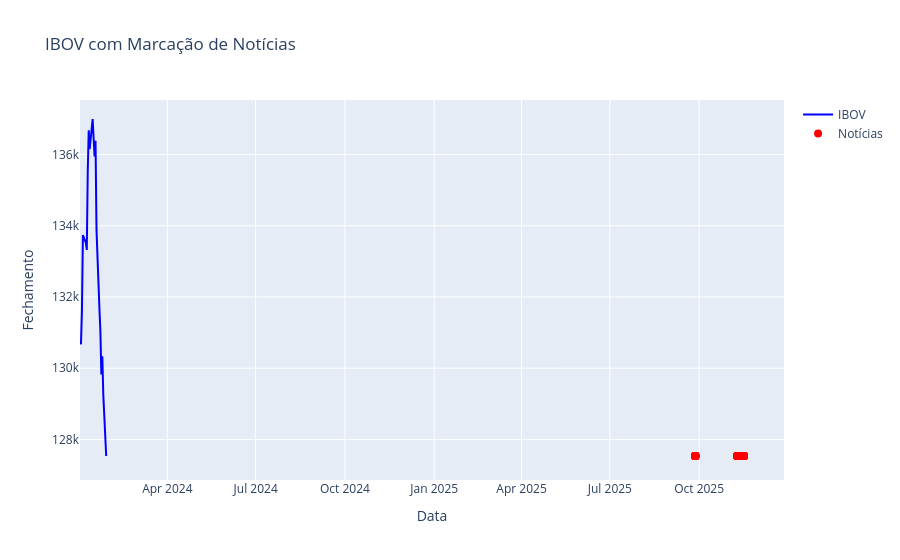

Here is the notebook cell this chart was saved with:
### Code cell
# 5. Visualização do Ibovespa com marcação de notícias
ibov_file = os.path.join(PROC_PATH, "ibovespa_clean.csv")
news_file = os.path.join(PROC_PATH, "noticias_real_clean.csv")

df_ibov = pd.read_csv(ibov_file)
df_news = pd.read_csv(news_file)

if "date" in df_ibov.columns: df_ibov.rename(columns={"date":"data"}, inplace=True)
if "date" in df_news.columns: df_news.rename(columns={"date":"data"}, inplace=True)

df_ibov["data"] = pd.to_datetime(df_ibov["data"])
df_news["data"] = pd.to_datetime(df_news["data"])

fig_ibov = go.Figure()
fig_ibov.add_trace(go.Scatter(
    x=df_ibov["data"], y=df_ibov["close"],
    mode="lines", name="IBOV", line=dict(color="blue")
))
fig_ibov.add_trace(go.Scatter(
    x=df_news["data"], y=[df_ibov["close"].iloc[-1]]*len(df_news),
    mode="markers", name="Notícias",
    text=df_news["title"] if "title" in df_news.columns else df_news["clean_text"],
    marker=dict(color="red", size=8, symbol="circle")
))

fig_ibov.update_layout(title="IBOV com Marcação de Notícias", xaxis_title="Data", yaxis_title="Fechamento")
fig_ibov.show()

### Figure 1 — Plotly figure (JSON) as saved in the notebook; plotly's stock layout.template omitted (floating-point values rounded to 4 significant figures; data arrays with more than 128 entries replaced by an {"elided": "..."} marker saying what was removed)
{"data": [{"line": {"color": "blue"}, "mode": "lines", "name": "IBOV", "type": "scatter", "x": ["2024-01-02T00:00:00.000000000", "2024-01-03T00:00:00.000000000", "2024-01-04T00:00:00.000000000", "2024-01-05T00:00:00.000000000", "2024-01-08T00:00:00.000000000", "2024-01-09T00:00:00.000000000", "2024-01-10T00:00:00.000000000", "2024-01-11T00:00:00.000000000", "2024-01-12T00:00:00.000000000", "2024-01-15T00:00:00.000000000", "2024-01-16T00:00:00.000000000", "2024-01-17T00:00:00.000000000", "2024-01-18T00:00:00.000000000", "2024-01-19T00:00:00.000000000", "2024-01-22T00:00:00.000000000", "2024-01-23T00:00:00.000000000", "2024-01-24T00:00:00.000000000", "2024-01-25T00:00:00.000000000", "2024-01-26T00:00:00.000000000", "2024-01-29T00:00:00.000000000"], "y": [130700.0, 130700.0, 131600.0, 133700.0, 133500.0, 133300.0, 135500.0, 136700.0, 136200.0, 137000.0, 136500.0, 135900.0, 136400.0, 133900.0, 131700.0, 131000.0, 129800.0, 130300.0, 129300.0, 127500.0]}, {"marker": {"color": "red", "size": 8, "symbol": "circle"}, "mode": "markers", "name": "Notícias", "text": {"elided": "284 str values"}, "type": "scatter", "x": {"elided": "284 str values"}, "y": {"elided": "284 float values"}}], "layout": {"title": {"text": "IBOV com Marcação de Notícias"}, "xaxis": {"title": {"text": "Data"}}, "yaxis": {"title": {"text": "Fechamento"}}}}
